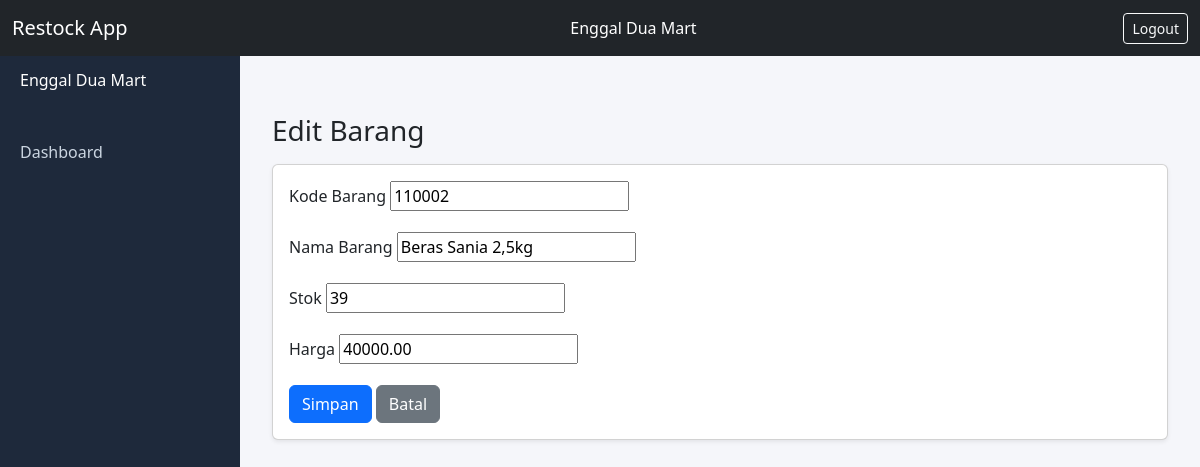
The page /barang/110002/edit/ (signed in) on the database its author committed.
### inventory/models.py (models this page shows, shortened)
class Barang(models.Model):
    kode_barang = models.IntegerField(primary_key=True)
    nama_barang = models.CharField(max_length=100)
    stock = models.IntegerField()
    harga = models.DecimalField(max_digits=12, decimal_places=2)
    batas_minimal = models.IntegerField(default=15)

### inventory/views.py (the view)
        def wrapper(request, *args, **kwargs):
            user_role = request.session.get('role')
            if user_role not in allowed_roles:
                return HttpResponseForbidden("Tidak punya akses.")
            return view_func(request, *args, **kwargs)

### inventory/views.py
class BarangForm(forms.ModelForm):
    class Meta:
        model = Barang
        fields = ['kode_barang','nama_barang', 'stock', 'harga']

### inventory/views.py (called while the page is built)
def require_login(view_func):
    def wrapper(request, *args, **kwargs):
        if not request.session.get('user_id'):
            return redirect('login')
        return view_func(request, *args, **kwargs)
    return wrapper

def require_role(*allowed_roles):
    def decorator(view_func):
        def wrapper(request, *args, **kwargs):
            user_role = request.session.get('role')
            if user_role not in allowed_roles:
                return HttpResponseForbidden("Tidak punya akses.")
            return view_func(request, *args, **kwargs)
        return wrapper
    return decorator

### inventory/templates/barang_form.html (shortened to what this page needs)
{% extends 'base.html' %}
{% block content %}
<div class="container mt-4">
<h3 class="mb-3">{{ judul }}</h3>
<div class="card shadow-sm">
  <div class="card-body">
    <form method="post">
      <div class="mb-3">
        <label class="form-label">Kode Barang</label>
        {{ form.kode_barang }}
      </div>
      <div class="mb-3">
        <label class="form-label">Nama Barang</label>
        {{ form.nama_barang }}
      </div>
      <div class="mb-3">
        <label class="form-label">Stok</label>
        {{ form.stock }}
      </div>
      <div class="mb-3">
        <label class="form-label">Harga</label>
        {{ form.harga }}
      </div>
      <button type="submit" class="btn btn-primary">Simpan</button>
      <a href="{% url 'dashboard' %}" class="btn btn-secondary">Batal</a>
    </form>
  </div>
</div>
</div>
{% endblock %}

### inventory/templates/base.html (style rules this page uses)
body { background:#f5f6fa; }

### rows shown on the page
Barang: kode_barang "110002", nama_barang "Beras Sania 2,5kg", stock "39", harga "40000.00"

### other values the page prints
{{ judul }} "Edit Barang"
